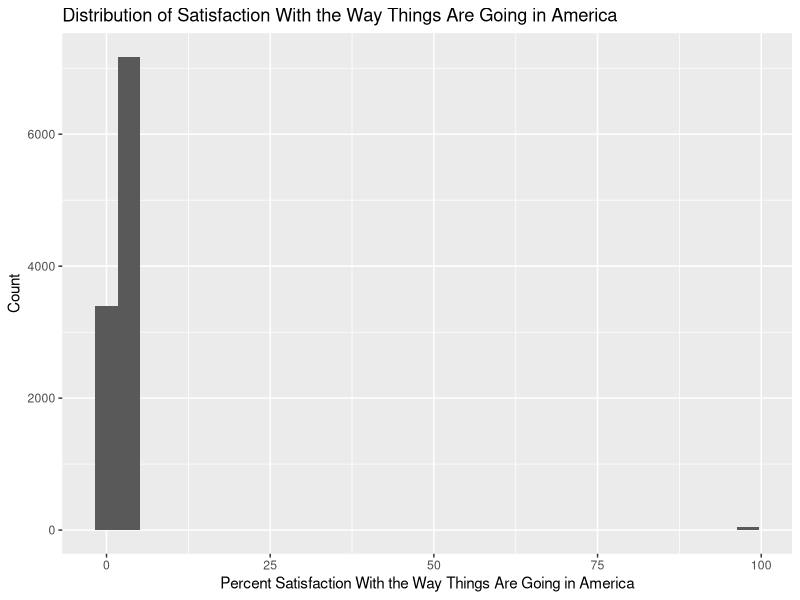

Write R code to recreate this figure.
## ---- chunk 1
library(tidyverse)
library(readr)
library(haven)
data <- read_sav("W40_Nov18/ATP W40.sav")
## ---- chunk 2
library(ggplot2)
data |>
  ggplot(aes(x = SATIS_W40)) +
  geom_histogram() +
  labs(x = "Percent Satisfaction With the Way Things Are Going in America",
       y = "Count",
       title = "Distribution of Satisfaction With the Way Things Are Going in America")
